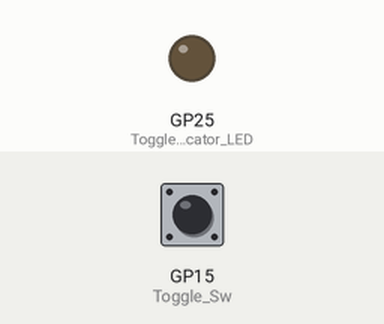
This program was run on a simulated Raspberry Pi Pico running MicroPython. Shown: output pins drawn as LEDs (lit = HIGH). Inputs (shaded band) come from the test bench; at power-on: GP15 (Toggle_Sw) LOW. What the program prints to the serial console is not drawn.

Above: at 1.2 s.
1.3 s: GP15 (Toggle_Sw) pulled HIGH for 0.15 s
At 2.5 s:
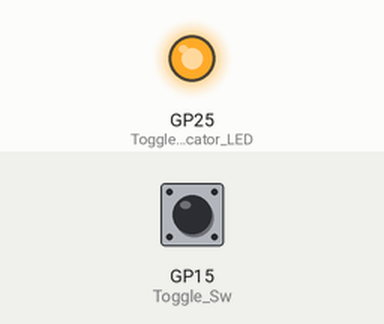
2.9 s: GP15 (Toggle_Sw) pulled HIGH for 1 s
At 3.9 s:
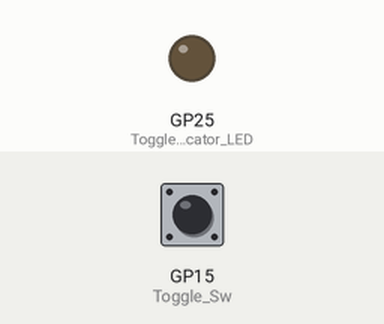
5.4 s: GP15 (Toggle_Sw) pulled HIGH for 3.2 s
At 5.8 s:
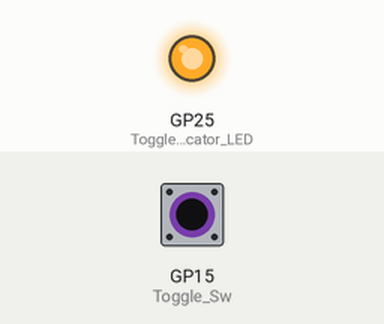
Timing chart, 0 to 8.4 s (numbered marks = the images above; inputs shaded):
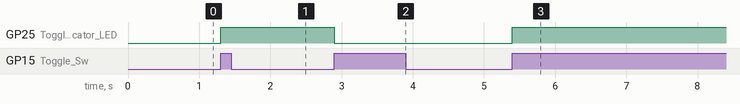

The program:

Momentary_SW_-_Exmp06.py
```python
# Momentary Switch - Polling with comparision to previous state of switch to prevent bounce and repeats
# Good example to mimic the function of a TOGGLE SWITCH or a ROCKER SWITCH

#Connect wire #1 to Pin 36/3.3V
#Connect wire #2 to Pin 20/GP15

#load libraries
import machine
import utime

#This is needed to indicate the state of the toggle switch
Toggle_Indicator_LED = machine.Pin(25,machine.Pin.OUT) #use on board LED to show switch state

#Create a variable to hold the state of the "Toggle Switch"
Toggle_State = False
Toggle_Indicator_LED.value(False)

#Create an 'object' for our actual Momentary Button
Toggle_Sw = machine.Pin(15,machine.Pin.IN,machine.Pin.PULL_DOWN)
#Create a variable to hold Last State
Toggle_Sw_Prev_State = Toggle_Sw.value()

def Toggle_Btn_Handler():
    global Toggle_Sw_Prev_State
    global Toggle_State
    #utime.sleep_ms(1)  #If the switch has a lot of bounce- a dwell here can help
    if (Toggle_Sw.value() == True) and (Toggle_Sw_Prev_State == False): #Pressed, If input is HIGH and different from before
        Toggle_Sw_Prev_State = True              #Update previous state variable
        if Toggle_State == False: #Was OFF, now turn it ON
            Toggle_State = True
        elif Toggle_State == True: # Was ON, now turn it OFF
            Toggle_State = False
        Toggle_Indicator_LED.value(Toggle_State)
    elif (Toggle_Sw.value() == False) and (Toggle_Sw_Prev_State == True): #Released, If input is LOW and different from before
        Toggle_Sw_Prev_State = False             #Update previous state variable


print("Ready, Set, Go!")
while True:  #run an endless loop - Typical main loop
    Toggle_Btn_Handler()
    #utime.sleep(.01) #slow down the loop to mimic other processing activities
```

Measured:
- after the input at 1.3 s, GP25 (Toggle_Indicator_LED): LOW → HIGH at once
- after the input at 2.9 s, GP25 (Toggle_Indicator_LED): HIGH → LOW at once
- after the input at 5.4 s, GP25 (Toggle_Indicator_LED): LOW → HIGH at once
